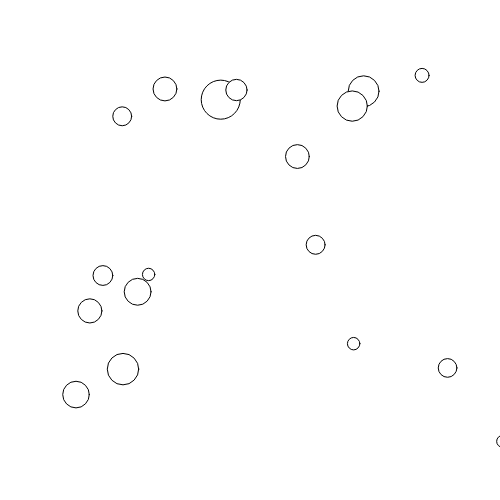
Frame 1 (no input)
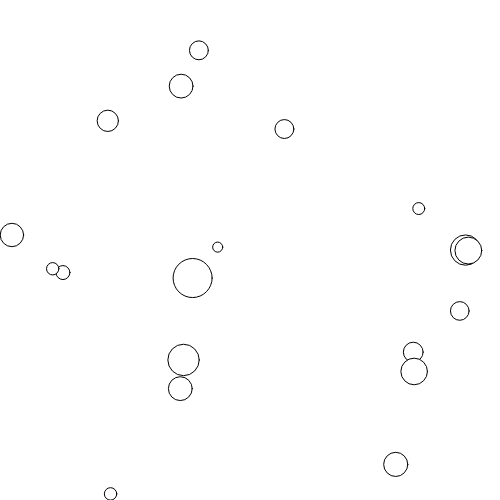
Frame 60 (no input)
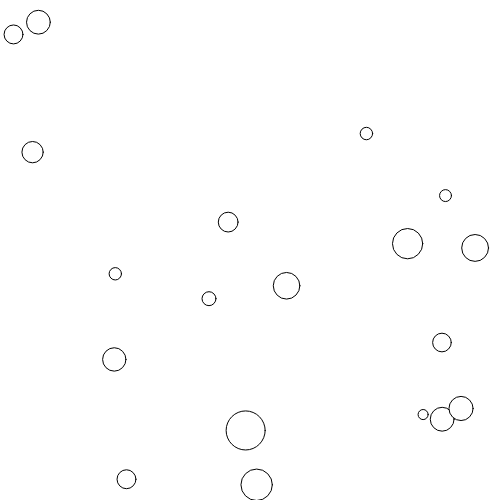
Frame 120 (the mouse pressed at the canvas centre since frame 60)

The p5.js sketch that drew these frames (run headless with seeded random() and noise() and a simulated clock; from frame 60 on, the mouse is pressed at the canvas centre):

// p5.js sketch
// ── sketch.js
var nballs = 20;
var balls = [];

var colHandler = new CollisionHandler();
var colActiv = Array(nballs).fill().map(() => Array(nballs).fill(true));

function setup() {
    createCanvas(500, 500);
    frameRate(50);

    for (var i=0; i<nballs; i++) {
        var m = random(5, 20);
                        //mass,rad,elas,     x,          y
        balls[i] = new Ball(m, m, 0.7, 50+random(400), 50+random(400),
                             //vxi,              vyi
                        random(-500, 500)/m, random(-500, 500)/m);   
    
    }    
}

function draw() {
    background(255);

    for (var i=0; i<nballs; i++) {
        var aux = colHandler.intersectFrame(balls[i]);
        if(aux != "") colHandler.updateCollisionFrame(balls[i], aux);
    }

    for (var i=0; i<nballs; i++) {
        for (var j=i+1; j<nballs; j++){
            if(colHandler.intersect(balls[i], balls[j])) {
                if (colActiv[i][j]) {
                    colHandler.updateCollision(balls[i], balls[j]);
                    colActiv[i][j] = false;
                }
            }
            else colActiv[i][j] = true;
        }
    }

    for (var i=0; i<nballs; i++) {
        balls[i].update();
        balls[i].draw();
    }
}

// ── ball.js
function Ball(m=0, r=0, e=0, 
				nx=0, ny=0, nvx=0, nvy=0,
				nax=0, nay=0) {
	
	this.mass = m;
	this.radius = r;
	this.ellast = Math.min(0.99, e);
	this.activL = true;
	this.activU = true;

	this.pos = new Vector(nx, ny);
	this.vel = new Vector(nvx, nvy);
	this.acc = new Vector(nax, nay);

	this.update = function() {
		this.pos.addVector(this.vel);
		this.vel.addVector(this.acc);
	}

	this.unupdate = function() {
		this.vel.subVector(this.acc);
		this.pos.subVector(this.vel);
	}

	this.draw = function() {
		fill(255);
		stroke(0);

		ellipse(this.pos.x, this.pos.y, this.radius*2);
	}
}
// ── collisionHandler.js
function CollisionHandler() {
	this.intersect = function(A, B) {
	    var d = (A.pos.x - B.pos.x)**2 + (A.pos.y - B.pos.y)**2;
	    var d2 = (A.radius + B.radius)**2;

	    if (d <= d2) return true;
	    else return false;
	}

	this.intersectFrame = function(A) {
		var r = (A.pos.x + A.radius >= width-1);
		var u = (A.pos.y + A.radius >= height-1);
		var l = (A.pos.x - A.radius <= 0);
		var d = (A.pos.y - A.radius <= 0);

		if(r==0 && l==0) A.activL = true;
		if(d==0 && u==0) A.activU = true;
		
		if (r && u) return "ru";
		if (r && d) return "rd";
		if (l && u) return "ru";
		if (l && d) return "ld";
		
		if (r) return "r";
		if (l) return "l";
		if (u) return "d";
		if (d) return "u";

		return "";
	}

	this.updateCollision = function(A, B){
		var nrad = A.radius + B.radius;
		var colx = (A.pos.x*B.radius + B.pos.x*A.radius)/nrad;
		var coly = (A.pos.y*B.radius + B.pos.y*A.radius)/nrad;
		
		var nmass = A.mass + B.mass;
		A.vel.x = (A.vel.x*(A.mass-B.mass) + B.mass*B.vel.x)/nmass;
		A.vel.y = (A.vel.y*(A.mass-B.mass) + B.mass*B.vel.y)/nmass;
		B.vel.x = (B.vel.x*(B.mass-A.mass) + A.mass*A.vel.x)/nmass;
		B.vel.y = (B.vel.y*(B.mass-A.mass) + A.mass*A.vel.y)/nmass;
	}

	this.updateCollisionFrame = function(A, ord){
		if(A.activL && (ord == "r" || ord == "l")) {
			A.vel.x *= -A.ellast;
			A.activL = false;
		}
		if(A.activU && (ord == "u" || ord == "d")) {
			A.vel.y *= -A.ellast;
			A.activU = false;
		}
		if (ord == "" && A.activU && A.activL) {
			A.vel.x *= -A.ellast, A.vel.y *= -A.ellast;
		}
	}
}
// ── vector.js
function Vector(x, y) {
	this.x = x;
	this.y = y;

	this.getVector = function() {
		return (this.x, this.y);
	}
	this.setVector = function(nx, ny) {
		this.x = nx;
		this.y = ny;
	}

	this.addVector = function(v) {
		this.x += v.x;
		this.y += v.y;
	}
	this.subVector = function(v) {
		this.x -= v.x;
		this.y -= v.y;
	}
}
